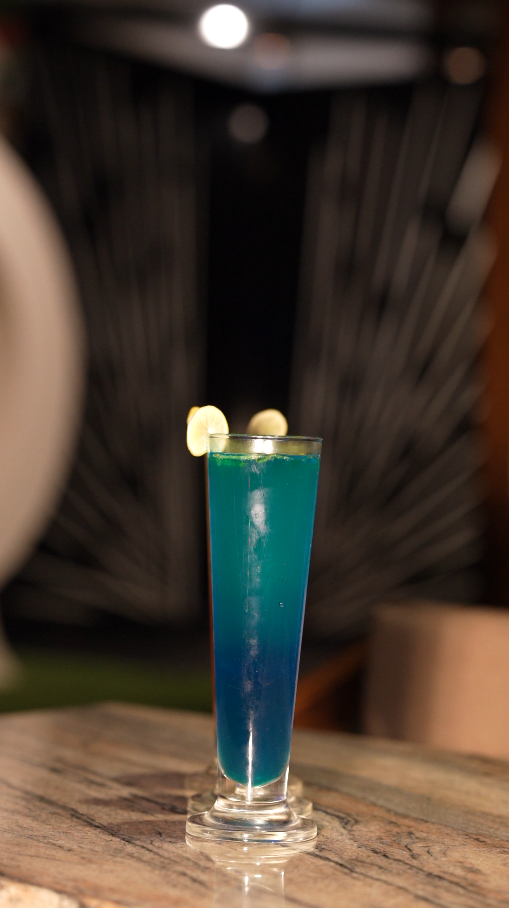
#> input picture images/Screenshot 2025-06-28 155223.png, 509 x 908 px; its folder holds 4 pictures in this run
$ python imgresizer.py
#> lines starting #> are read from the running program, lines starting #| are printed output that depends on the picture
import os
from PIL import Image
import shutil

def resize_images(input_folder, output_folder, width=800, height=600, output_format="JPEG"):
    # If output folder exists, clear it so resized images are always updated
#> called with input_folder = 'images', output_folder = 'output', width = 400, height = 800, output_format = 'PNG'
    if os.path.exists(output_folder):
        shutil.rmtree(output_folder)
    os.makedirs(output_folder)

    for filename in os.listdir(input_folder):
        file_path = os.path.join(input_folder, filename)

        try:
            with Image.open(file_path) as img:
                # Resize image
#> img is the input picture: PIL image 509x908 RGBA; mean R, G, B, A 73.5, 61.9, 50.8, 255
                resized_img = img.resize((width, height))
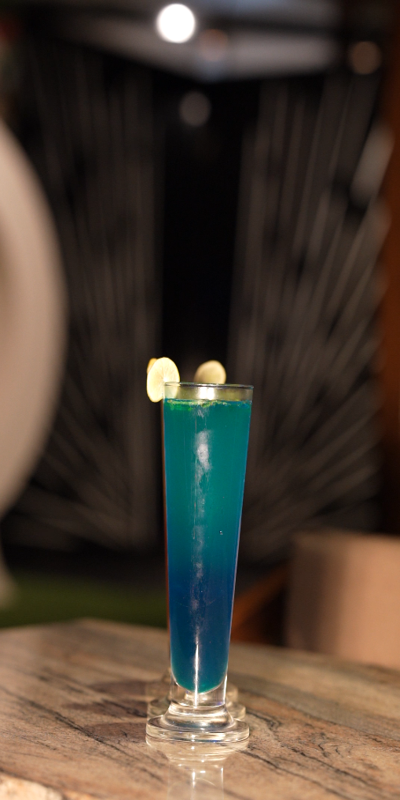
#> resized_img: PIL image 400x800 RGBA; mean R, G, B, A 73.5, 61.9, 50.8, 255

                # Extract file name without extension
                base_name = os.path.splitext(filename)[0]

                # Save in desired format (default: JPEG)
                save_path = os.path.join(output_folder, f"{base_name}.{output_format.lower()}")
                resized_img.save(save_path, output_format)

                print(f"✅ Resized and saved: {save_path}")
        except Exception as e:
            print(f"❌ Could not process {filename}: {e}")
#> pass 2 of the loop in resize_images, `for filename in os.listdir(input_folder):`:
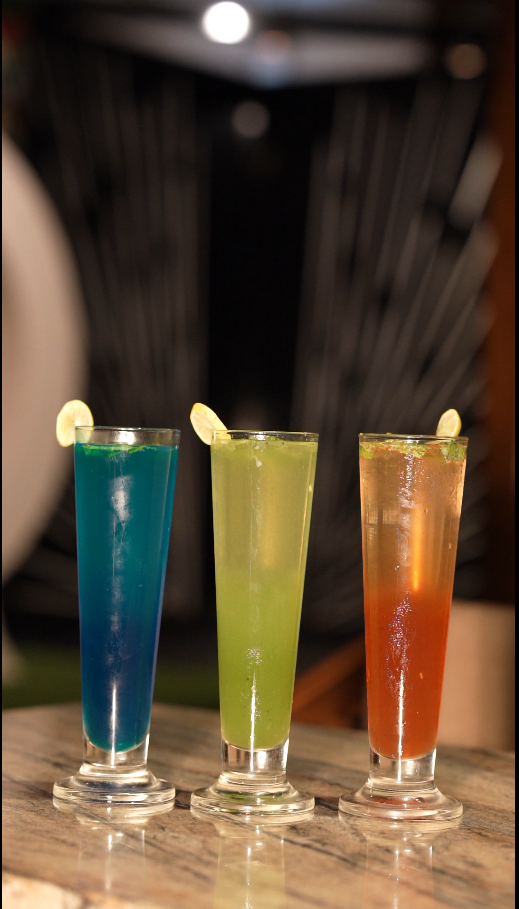
#> input picture images/Screenshot 2025-06-28 155253.png, 519 x 909 px
#> in resize_images, img is the input picture: PIL image 519x909 RGBA; mean R, G, B, A 90.7, 73, 53.1, 255
#> in resize_images, `resized_img = img.resize((width, height))`:
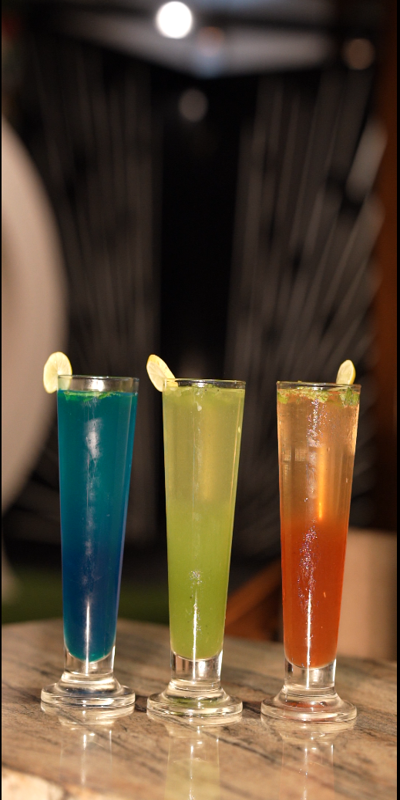
#> resized_img: PIL image 400x800 RGBA; mean R, G, B, A 90.7, 73, 53.1, 255
#> pass 3 of the loop in resize_images, `for filename in os.listdir(input_folder):`:
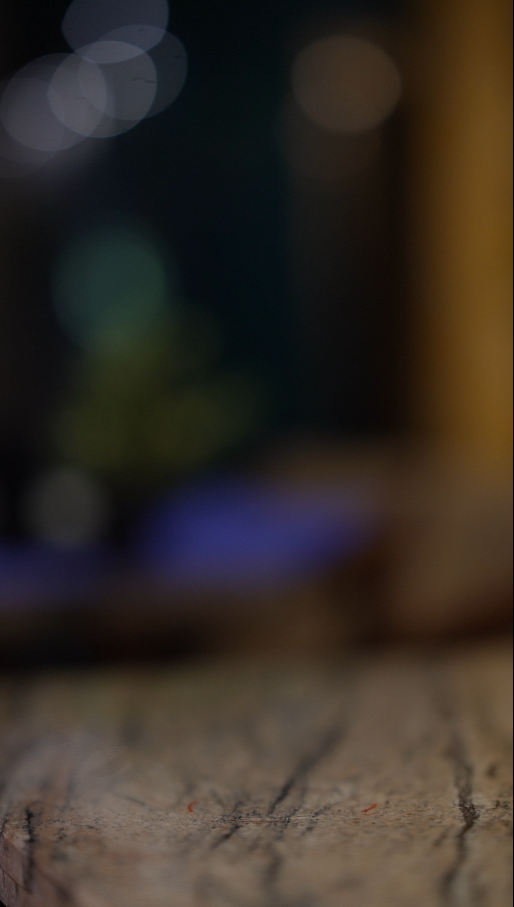
#> input picture images/Screenshot 2025-06-28 155343.png, 514 x 907 px
#> in resize_images, img is the input picture: PIL image 514x907 RGBA; mean R, G, B, A 53.6, 45.8, 38.6, 255
#> in resize_images, `resized_img = img.resize((width, height))`:
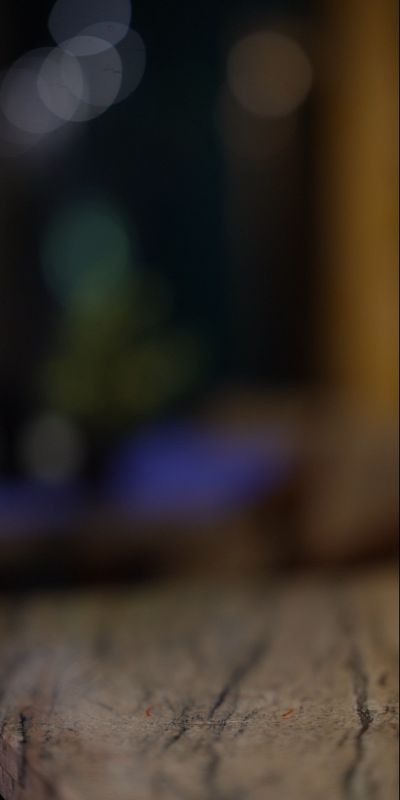
#> resized_img: PIL image 400x800 RGBA; mean R, G, B, A 53.6, 45.8, 38.6, 255
#> the loop made 4 passes; the first 3 are shown

if __name__ == "__main__":
    input_folder = "images"     # folder with original images
    output_folder = "output"    # resized images saved here

    # Change these values anytime, output will always be regenerated
    resize_images(input_folder, output_folder, width=400, height=800, output_format="PNG")
